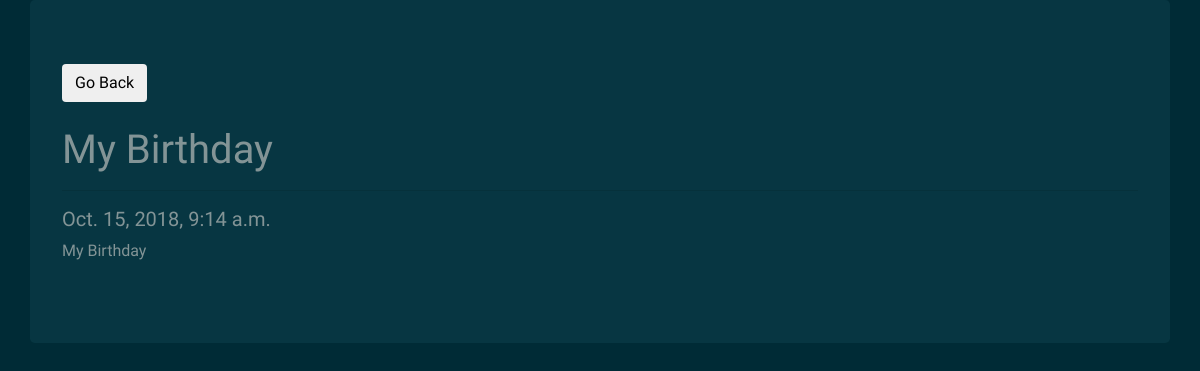
/entry/2, run on an earlier commit of the app's database.
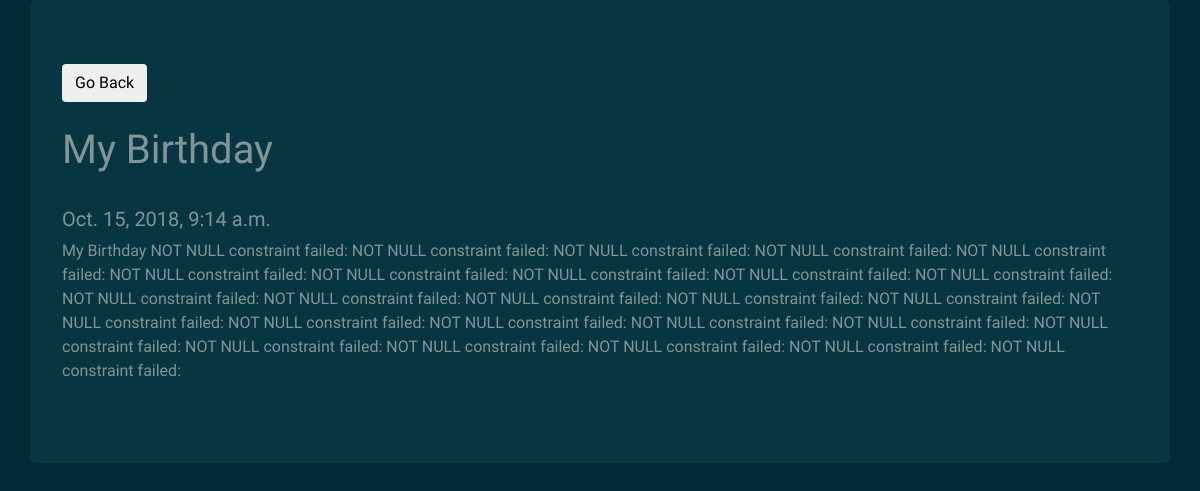
And on a later commit of the database.
### myapp/models.py (models this page shows, shortened)
class Entry(models.Model):
    name        = models.CharField(max_length=100, null=True)
    date        = models.DateTimeField(null=True)
    description = models.TextField(null=True)
    created     = models.DateTimeField(auto_now_add=True, null=True)

### myapp/views.py (the view)
# urls.py: path('entry/<int:pk>', views.details, name='details'),
def details(request, pk):
    entry = Entry.objects.get(id=pk)
    return render(request, 'myapp/details.html', {'entry':entry})

### myapp/templates/myapp/details.html
{% extends "myapp/base.html" %}
{% block content%}
<div class="container jumbotron">
    <button onclick="window.location='{% url 'index' %}'" class="btn btn-default" >Go Back</button>
    <br><br>
    <h1>{{entry.name}}</h1>
    <hr>
    <h5>{{entry.date}}</h5>
    <p>{{entry.description}}</p>
</div>
{% endblock  %}

### myapp/templates/myapp/base.html (shortened to what this page needs)
<!DOCTYPE html>
<html lang="en">
<head>
    {% load static %}
    <link rel="stylesheet" href="{% static 'myapp/css/bootstrap.css' %}">
    <link rel="stylesheet" href="{% static 'myapp/css/style.css' %}">
</head>
<body>
    {% block content %}
    {% endblock  %}
</body>
</html>

What changed in the data, as far as the page shows it:
changed Entry "My Birthday": description "My Birthday" → "My Birthday NOT NULL constraint failed: NOT NULL constraint failed: NOT NULL constraint failed: NOT NULL constraint failed: NOT NULL constraint failed: NOT NULL constraint failed: NOT NULL constraint failed: NOT NULL constraint failed: NOT NULL constraint failed: NOT NULL constraint failed: NOT NULL constraint failed: NOT NULL constraint failed: NOT NULL constraint failed: NOT NULL constraint failed: NOT NULL constraint failed: NOT NULL constraint failed: NOT NULL constraint failed: NOT NULL constraint failed: NOT NULL constraint failed: NOT NULL constraint failed: NOT NULL constraint failed: NOT NULL constraint failed: NOT NULL constraint failed: NOT NULL constraint failed: NOT NULL…"
